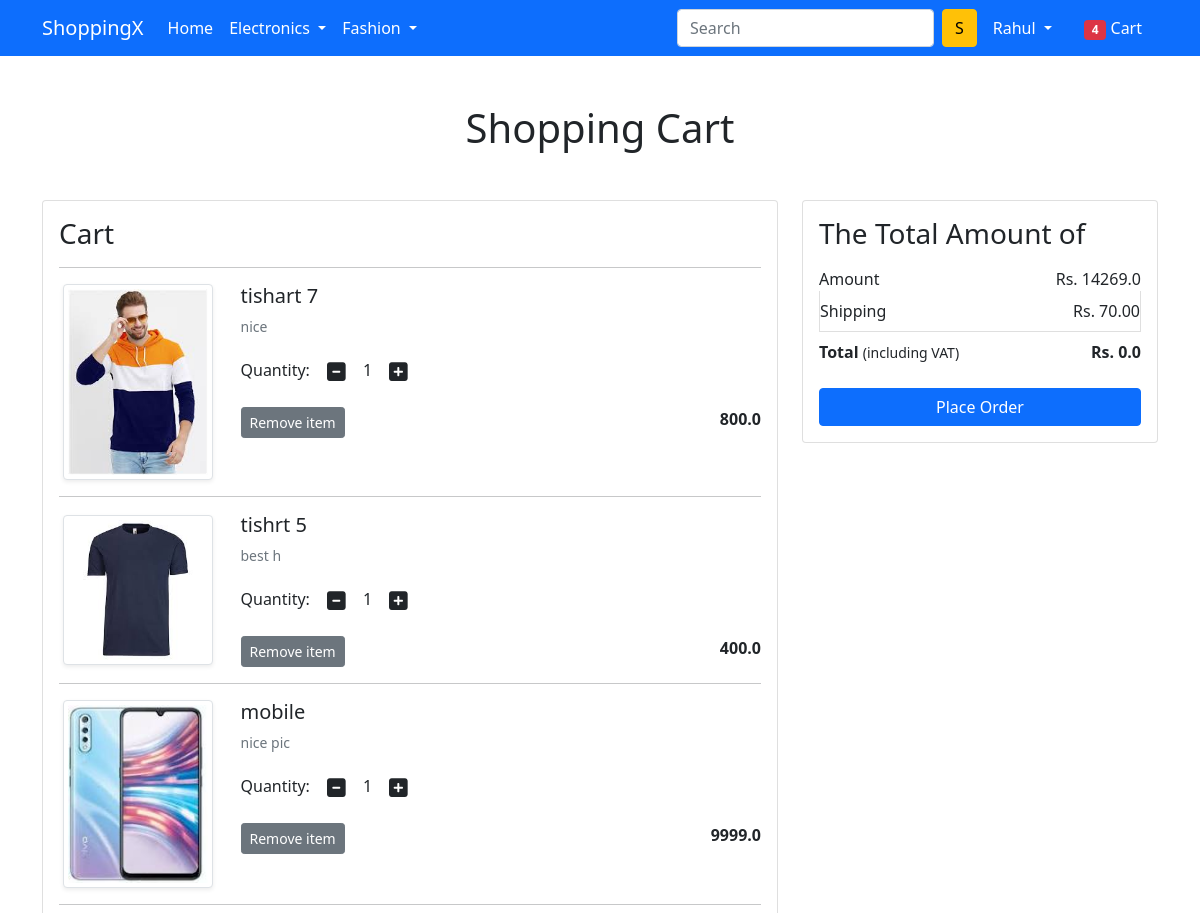
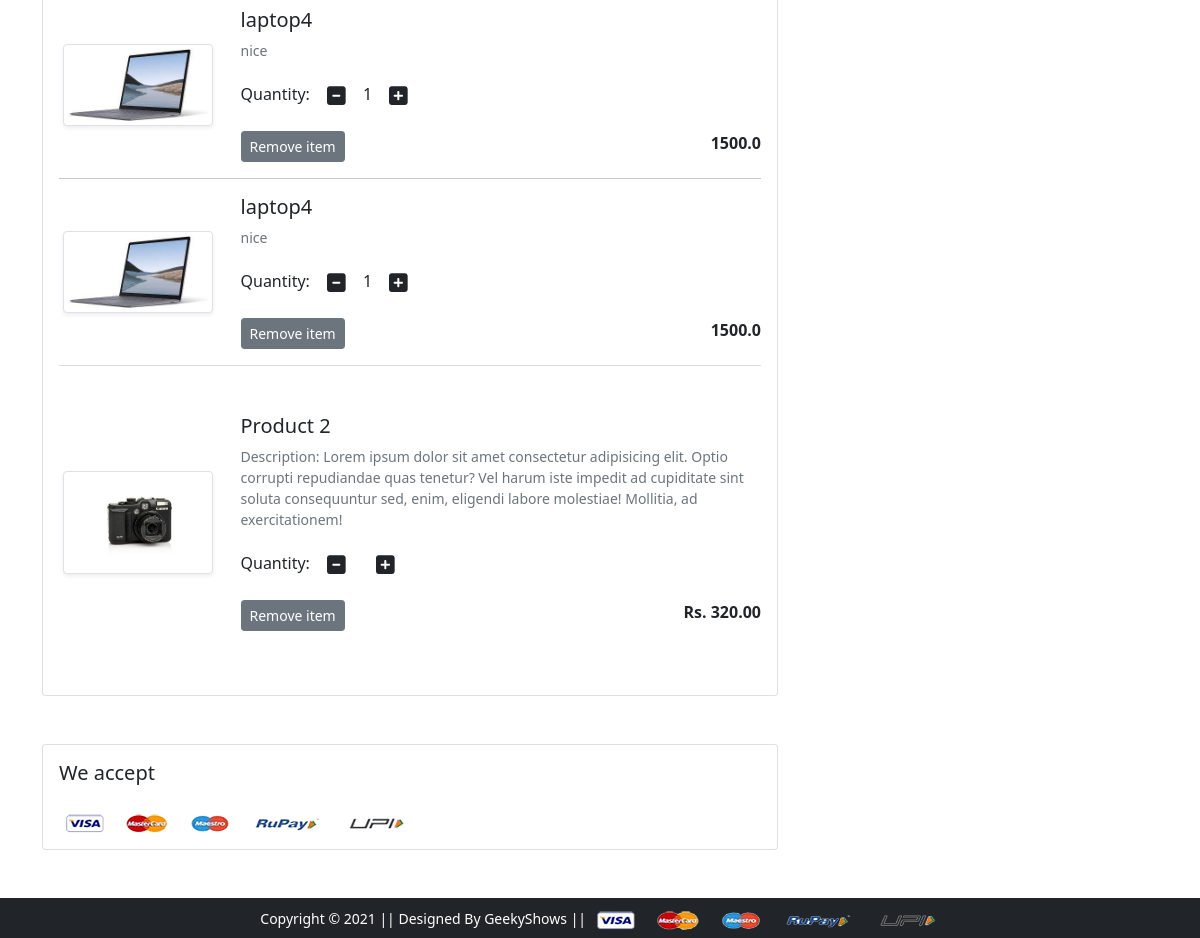
The app's page /cart/ (signed in) with its own data (2 pictures, top to bottom).
### app/models.py (models this page shows, shortened)
class Cart(models.Model):
    user =models.ForeignKey(User, on_delete=models.CASCADE)
    product = models.ForeignKey(Product, on_delete=models.CASCADE)
    quantity =models.PositiveIntegerField(default=1)

class Product(models.Model):
    title =models.CharField(max_length=100)
    selling_price = models.FloatField()
    discounted_price= models.FloatField()
    description = models.TextField()
    brand = models.CharField(max_length=100)
    category = models.CharField(choices= CATEGORY_CHOICES, max_length=2)
    product_image =models.ImageField(upload_to='productimg')

### app/views.py (the view)
# urls.py: path('cart/', views.show_cart, name='showcart'),
def show_cart(request):
    if request.user.is_authenticated:
        user = request.user
        cart = Cart.objects.filter(user=user)
        amount = 70.0
        shopping_amount = 0.0
        total_amount = 0.0
        cart_product = [p for p in Cart.objects.all() if p.user == user]
        if cart_product:
            for p in cart_product:
                tempamount = (p.quantity * p.product.discounted_price)
                amount += tempamount
                totalamount = amount + shopping_amount
            return render(request, 'app/addtocart.html', {'carts': cart, 'totalamount':total_amount, 'amount':amount})
        else:
            return render(request, 'app/emptycart.html')

### app/templates/app/addtocart.html (shortened to what this page needs)
{% extends 'app/base.html' %}
{% load static %}
{% block main-content %}
<div class="container my-5">
 <div class="row">
  <h1 class="text-center mb-5">Shopping Cart</h1>
  <div class="col-sm-8">
  <div class="card">
   <div class="card-body">
    <h3>Cart</h3>
    {% for cart in carts %}
     <hr>
    <div class="row">
     <div class="col-sm-3 text-center align-self-center"><img src="{{cart.product.product_image.url}}" alt="" srcset="" class="img-fluid img-thumbnail shadow-sm" height="150" width="150"> </div>
     <div class="col-sm-9">
      <div>
       <h5>{{cart.product.title}}</h5>
       <p class="mb-2 text-muted small">{{cart.product.description}}</p>
       <div class="my-3">
        <label for="quantity">Quantity:</label>
        <a class="minus-cart btn" pid="{{cart.product.id}}"><i class="fas fa-minus-square fa-lg"></i></a>
          <span id="quantity">{{cart.quantity}}</span>
        <a class="plus-cart btn" pid="{{cart.product.id}}"><i class="fas fa-plus-square fa-lg"></i></a>
       </div>
       <div class="d-flex justify-content-between">
        <a href="#" class="btn btn-sm btn-secondary mr-3" pid="{{cart.product.id}}">Remove item </a>
        <p class="mb-0"><span><strong>{{cart.product.discounted_price}}</strong></span></p>
       </div>
      </div>
     </div>
    </div>
    {% endfor %}
    <hr class="text-muted">
    <div class="row my-5">
     <div class="col-sm-3 text-center align-self-center"> <img src="{% static 'app/images/product/2.jpg'%}" alt="" srcset="" class="img-fluid img-thumbnail shadow-sm" height="150" width="150"></div>
     <div class="col-sm-9">
      <div>
       <h5>Product 2</h5>
       <p class="mb-2 text-muted small">Description: Lorem ipsum dolor sit amet consectetur adipisicing elit. Optio corrupti repudiandae quas tenetur? Vel harum iste impedit ad cupiditate sint soluta consequuntur sed, enim, eligendi labore molestiae! Mollitia, ad exercitationem!</p>
       <div class="my-3">
        <label for="quantity">Quantity:</label>
        <a class="minus-cart btn"><i class="fas fa-minus-square fa-lg"></i></a>
        <a class="plus-cart btn"><i class="fas fa-plus-square fa-lg"></i></a>
       </div>
       <div class="d-flex justify-content-between">
        <a href="#" class="btn btn-sm btn-secondary mr-3 remove-cart" pid="{{cart.product.id}}">Remove item </a>
        <p class="mb-0"><span><strong>Rs. 320.00</strong></span></p>
       </div>
      </div>
     </div>
    </div>
   </div>
   </div>
  </div>
  <div class="col-sm-4">
   <div class="card">
    <div class="card-body">
      <h3>The Total Amount of</h3>
      <ul class="list-group">
       <li class="list-group-item d-flex justify-content-between align-items-center border-0 px-0 pb-0">Amount<span>Rs. <span id="amount">{{amount}}</span></span></li>
       <li class="list-group-item d-flex justify-content-between align-items-center px-0">Shipping<span>Rs. 70.00</span></li>
       <li class="list-group-item d-flex justify-content-between align-items-center border-0 px-0 mb-3">
        <div>
           <strong>Total</strong> <small>(including VAT)</small>
         </div>
        <span><strong>Rs. <strong id="totalamount">{{totalamount}}</strong></strong></span>
       </li>
      </ul>
      <div class="d-grid"><a href="{% url 'checkout' %}" class="btn btn-primary">Place Order</a></div>
    </div>
   </div>
  </div>
 </div>
</div>
<div class="container">
 <div class="row">
  <div class="col-sm-8">
   <div class="card">
    <div class="card-body">
      <h5 class="mb-4">We accept</h5>
      <img src="{% static 'app/images/payment.png' %}" alt="" class="img-fluid">
    </div>
  </div>
  </div>
 </div>
</div>
{% endblock main-content %}

### app/templates/app/base.html (shortened to what this page needs)
<!doctype html>
{% load static %}
<html lang="en">
  <head>
    <link href="https://cdn.jsdelivr.net/npm/bootstrap@5.0.0-beta1/dist/css/bootstrap.min.css" rel="stylesheet">
    <link rel="stylesheet" href="{% static 'app/css/owl.carousel.min.css' %}">
    <link rel="stylesheet" href="{% static 'app/css/all.min.css' %}">
    <link rel="stylesheet" href="{% static 'app/css/style.css' %}">
  </head>
  <body>
    <nav class="navbar navbar-expand-lg navbar-dark bg-primary">
     <div class="container">
       <a class="navbar-brand" href="/">ShoppingX</a>
       <div class="collapse navbar-collapse" id="navbarSupportedContent">
         <ul class="navbar-nav me-auto mb-2 mb-lg-0">
           <li class="nav-item">
             <a class="nav-link active" aria-current="page" href="/">Home</a>
           </li>
           <li class="nav-item dropdown">
             <a class="nav-link dropdown-toggle text-white" href="#" id="electronicsDropdown" role="button" data-bs-toggle="dropdown" aria-expanded="false">
               Electronics
             </a>
           </li>
           <li class="nav-item dropdown">
             <a class="nav-link dropdown-toggle text-white" href="#" id="fashionDropdown" role="button" data-bs-toggle="dropdown" aria-expanded="false">
               Fashion
             </a>
           </li>
         </ul>
         <form class="d-flex">
           <input class="form-control me-2" type="search" placeholder="Search" aria-label="Search">
           <button class="btn btn-warning" type="submit">S</button>
         </form>
         <div>
          <ul class="navbar-nav me-auto mb-2 mb-lg-0">
              {% if request.user.is_authenticated%}
           <li class="nav-item dropdown mx-2">
              <a class="nav-link dropdown-toggle text-white" href="#" id="profileDropdown" role="button" data-bs-toggle="dropdown" aria-expanded="false">
                {{request.user.username|capfirst}}
              </a>
            </li>
            <li class="nav-item mx-2">
             <a href="{% url 'showcart' %}" class="nav-link text-white"><span class="badge bg-danger">4</span> Cart </a>
            </li>
              {% endif %}
          </ul>
         </div>
       </div>
     </div>
    </nav>
    {% block main-content %} {% endblock main-content %}
    <footer class="container-fluid bg-dark text-center p-2 mt-5">
        <small class="text-white">Copyright &copy; 2021 || Designed By GeekyShows || </small>
        <img src="{% static 'app/images/payment.png' %}" alt="" srcset="" class="img-fluid" height="2px">
    </footer>
  </body>
</html>

### records on screen
Cart: product.product_image (picture), product "tishart 7", product.description "nice", quantity "1", product.discounted_price "800.0"
Cart: product.product_image (picture), product "tishrt 5", product.description "best h", quantity "1", product.discounted_price "400.0"
Cart: product.product_image (picture), product "mobile", product.description "nice pic", quantity "1", product.discounted_price "9999.0"
Cart: product.product_image (picture), product "laptop4", product.description "nice", quantity "1", product.discounted_price "1500.0"
Cart: product.product_image (picture), product "laptop4", product.description "nice", quantity "1", product.discounted_price "1500.0"

### other values on screen
{{ request.user.username|capfirst }} "Rahul"
{{ amount }} "14269.0"
{{ totalamount }} "0.0"
